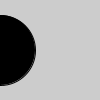
Frame 1 (no input)
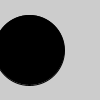
Frame 60 (the mouse pressed at the canvas centre just before this capture)
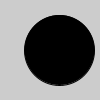
Frame 120 (the mouse held since frame 60 and released just before this capture)

The Processing sketch that drew these frames (run headless with seeded random() and noise(); from frame 60 on, the mouse is pressed at the canvas centre):

// Processing sketch: Exercise_20_2
// ── Exercise_20_2.pde
//Exercise 20.2

//2. Move a shape from left to right across the screen. 
//When it moves off the right edge, return it to the left.

float y = 0.0;
void setup() 
{ size(100, 100); smooth(); fill(0); 
}
void draw() { background(204); 
ellipse(y, 50, 70, 70);
y += 0.5;
if (y >150) {
y = -50.0; }
}
